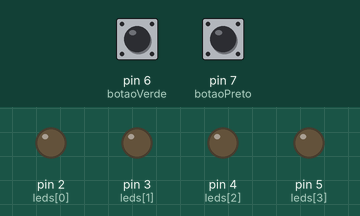
A sketch run on a simulated Arduino Uno, built with avr-gcc and run on an emulated ATmega328P. On the bench: output pins drawn as LEDs (lit = HIGH). The test bench sets the inputs (shaded band); at power-on: pin 6 (botaoVerde) HIGH, pin 7 (botaoPreto) HIGH. What the sketch prints to the serial monitor is not drawn.

Above: at 1.2 s.
1.3 s: pin 6 (botaoVerde) pulled LOW for 0.15 s
At 1.38 s:
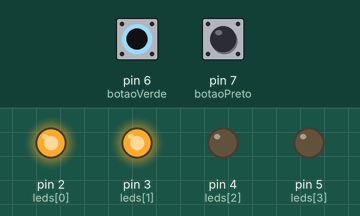
2.9 s: pin 7 (botaoPreto) pulled LOW for 0.15 s
At 2.97 s:
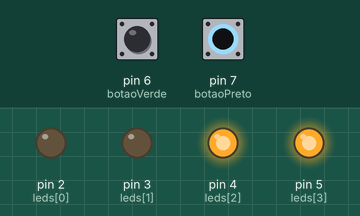
4.5 s: pin 7 (botaoPreto) pulled LOW for 3.2 s
At 8.9 s:
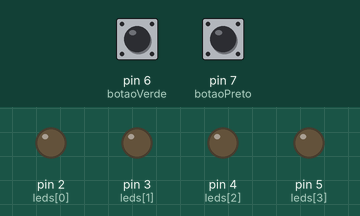
9.2 s: pin 6 (botaoVerde) pulled LOW for 3.2 s
At 10.2 s:
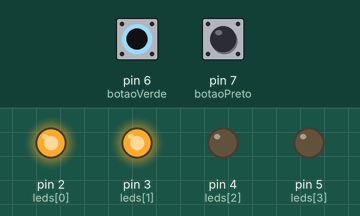
13.9 s: pin 6 (botaoVerde) driven LOW and pin 7 (botaoPreto) driven LOW
At 15.0 s:
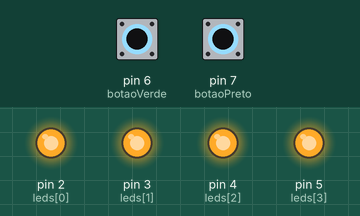
Timing chart, 0 to 16.4 s (numbered marks = the images above; inputs shaded):
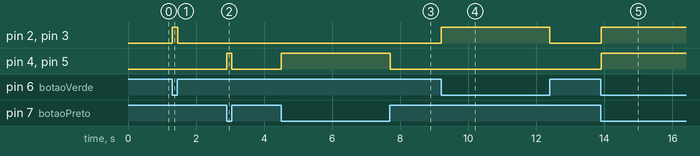

Measured:
- after the input at 1.3 s, pin 2 (leds[0]), pin 3 (leds[1]): LOW → HIGH at once, → LOW 0.15 s later
- after the input at 2.9 s, pin 4 (leds[2]), pin 5 (leds[3]): LOW → HIGH at once, → LOW 0.15 s later
- after the input at 4.5 s, pin 4 (leds[2]), pin 5 (leds[3]): LOW → HIGH at once, → LOW 3.2 s later
- after the input at 9.2 s, pin 2 (leds[0]), pin 3 (leds[1]): LOW → HIGH at once, → LOW 3.2 s later
- after the input at 13.9 s, pin 2 (leds[0]), pin 3 (leds[1]), pin 4 (leds[2]), pin 5 (leds[3]): LOW → HIGH at once

The sketch:

botao.ino
```cpp
#define botaoVerde 6
#define botaoPreto 7
int leds[4] = {2,3,4,5};

void setup() {
  Serial.begin(9600);
   for(int i=0; i<4;i++){
    pinMode(leds[i],OUTPUT);
  }
  pinMode(botaoVerde, INPUT_PULLUP);
  pinMode(botaoPreto, INPUT_PULLUP);

}

void loop() {
    Serial.println(digitalRead(botaoVerde));
    Serial.println(digitalRead(botaoPreto));
    if(digitalRead(botaoVerde) == 0){
      digitalWrite(leds[0], 1);
      digitalWrite(leds[1], 1);
    }else{
      digitalWrite(leds[0], 0);
      digitalWrite(leds[1], 0);
    }

    if(digitalRead(botaoPreto)== 0){
       digitalWrite(leds[2], 1);
      digitalWrite(leds[3], 1);
    }else{
        digitalWrite(leds[2], 0);
      digitalWrite(leds[3], 0);
    }

}
```
